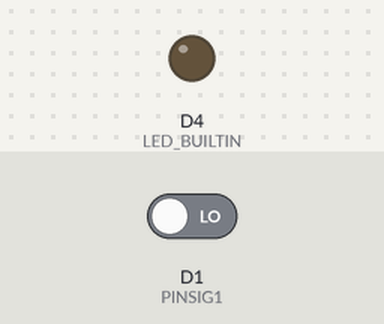
This sketch was run on a simulated ESP8266 (NodeMCU). On the bench: output pins drawn as LEDs (lit = HIGH, except the on-board LED, lit = LOW). The test bench sets the inputs (shaded band); at power-on: D1 (PINSIG1) LOW. WiFi joins after 1.5 s; servers stay silent unless stated; uploads are accepted with an empty reply; what the sketch prints to the serial monitor is not drawn.

Above: at 0.1 s.
At 2.7 s:
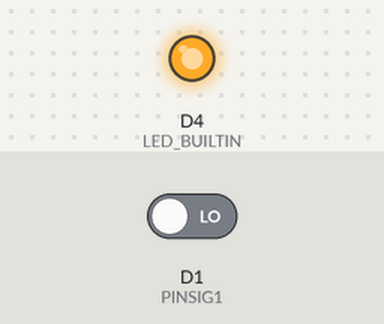
2.8 s: D1 (PINSIG1) driven HIGH
Timing chart, 0 to 5.8 s (numbered marks = the images above; inputs shaded):
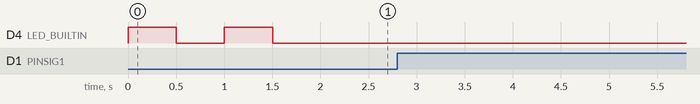

The sketch:

quiz_oper_node.ino
```cpp
#include <ESP8266WiFi.h>
#include <ESP8266HTTPClient.h>
#include <WiFiClient.h>

#define PINSIG1 D1
//#define PINSIG2 D1
//#define PINSIG3 D2
//define PINSIG4 D7

//Your Domain name with URL path or IP address with path
//String reqUrl = "http://192.168.35.96:9090/?sig=1";
String reqUrl = "http://192.168.100.101:9090/?sig=";
String teamNum = "3";

// the following variables are unsigned longs because the time, measured in
// milliseconds, will quickly become a bigger number than can be stored in an int.
unsigned long lastTime = 0;
// Timer set to 10 minutes (600000)
//unsigned long timerDelay = 600000;
// Set timer to 5 seconds (5000)
unsigned long timerDelay = 100;

int push_flag = 0;

void setup()
{
  pinMode(LED_BUILTIN, OUTPUT);
  Serial.begin(9600);
  Serial.println();

  //WiFi.begin("SK_WiFiGIGA282B", "1702031846");
  WiFi.begin("QUIZ_OPER", "q1q2q3q4!!!");

  int cnt = 0;
  Serial.print("Connecting");
  while (WiFi.status() != WL_CONNECTED)
  {
    if(cnt%2 == 1){
      digitalWrite(LED_BUILTIN, LOW);  // Turn the LED on (Note that LOW is the voltage level
    }else{
      digitalWrite(LED_BUILTIN, HIGH);  // Turn the LED off by making the voltage HIGH
    }
    delay(500);
    Serial.print(".");
    cnt ++;
  }
  Serial.println();

  Serial.print("Connected, IP address: ");
  Serial.println(WiFi.localIP());

  digitalWrite(LED_BUILTIN, LOW);  // Turn the LED on (Note that LOW is the voltage level
  //button in
  //pinMode(D1, INPUT);
  //pinMode(PINSIG1, INPUT);
  pinMode(PINSIG1, INPUT);
  //pinMode(PINSIG3, INPUT);
  //pinMode(PINSIG4, INPUT);
  //pinMode(D3, INPUT);
  //pinMode(D4, INPUT);
  //pinMode(D0, OUTPUT);

}

void sendSig(String sig){
  if(WiFi.status()== WL_CONNECTED){
    WiFiClient client;
    HTTPClient http;

    // Your Domain name with URL path or IP address with path
    http.begin(client, (reqUrl+sig).c_str());

    // If you need Node-RED/server authentication, insert user and password below
    //http.setAuthorization("REPLACE_WITH_SERVER_USERNAME", "REPLACE_WITH_SERVER_PASSWORD");

    // Send HTTP GET request
    int httpResponseCode = http.GET();

    if (httpResponseCode>0) {
      Serial.print("HTTP Response code: ");
      Serial.println(httpResponseCode);
      String payload = http.getString();
      Serial.println(payload);
    }
    else {
      Serial.print("Error code: ");
      Serial.println(httpResponseCode);
    }
    // Free resources
    http.end();
  }
  else {
    Serial.println("WiFi Disconnected");
  }
}

void loop() {

  //int var1 = digitalRead(PINSIG1);
  int var1 = digitalRead(PINSIG1);
  //int var3 = digitalRead(PINSIG3);
  //int var4 = digitalRead(PINSIG4);


  String sig = "";
  /*if(var1 == HIGH && var2 == LOW && var3 == LOW){
    sig = "1";
  }else if(var1 == HIGH && var2 == HIGH && var3 == LOW){
    sig = "2";
  }else if(var1 == HIGH && var2 == LOW && var3 == HIGH){
    sig = "3";
  }else if(var1 == HIGH && var2 == HIGH && var3 == HIGH){
    sig = "4";
  }*/
  if(var1 == HIGH){
    sig = teamNum;
    if(push_flag == 0){
      push_flag = 1;
    }

  }else{
    push_flag = 0;
  }


  if(sig != ""){
    if(push_flag == 1){
      digitalWrite(D0, HIGH);  // Turn the LED off by making the voltage HIGH
      sendSig(sig);
      push_flag = 2;
    }
  }else{
    digitalWrite(D0, LOW);  // Turn the LED off by making the voltage HIGH
  }


  delay(10);
}
```

Measured:
- after the input at 2.8 s, every drawn part: stays the same
